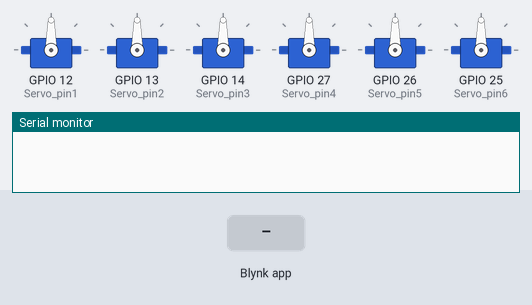
Simulated run of this sketch. Board: ESP32. On the bench: 6 × servo, the last lines printed to the serial monitor. The inputs (shaded band) are chosen by the test bench. WiFi joins after 1.5 s; servers stay silent unless stated.

Above: at 3.0 s.
3.1 s: Blynk app writes 1 to V0
At 3.8 s:
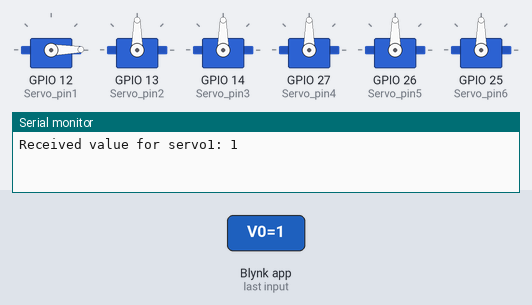
4.6 s: Blynk app writes 200 to V0
At 4.9 s:
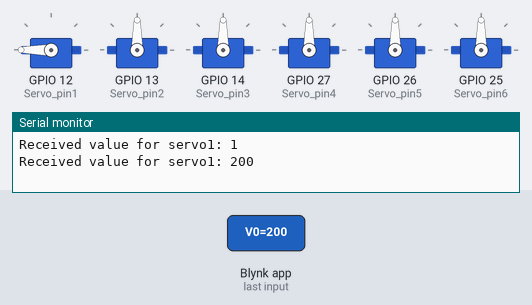
6.1 s: Blynk app writes 1 to V1
At 7.3 s:
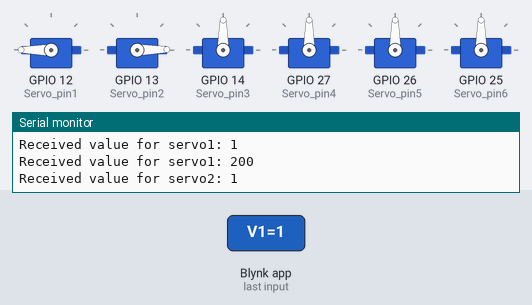
7.6 s: Blynk app writes 0 to V0
At 8.4 s:
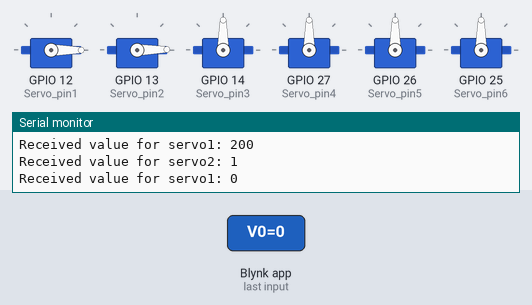
9.1 s: Blynk app writes 200 to V1
At 9.6 s:
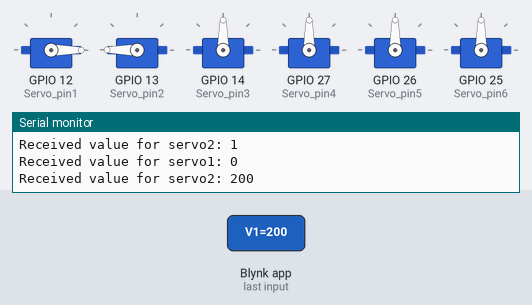
10.6 s: Blynk app writes 1 to V2
At 11.9 s:
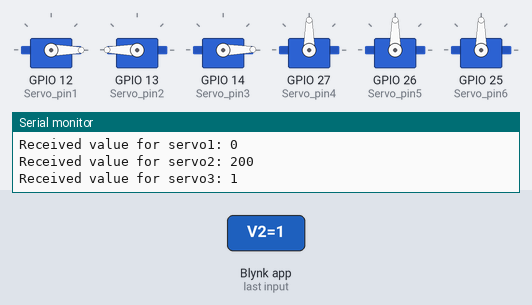
Timing chart, 0 to 13.1 s (numbered marks = the images above; inputs shaded):
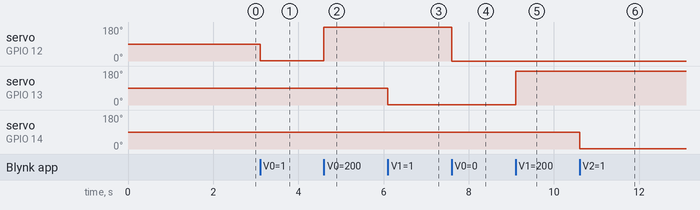

The sketch:

robotic-arm.ino
```cpp
#include <WiFi.h>
#define BLYNK_PRINT Serial // Enable Blynk debugging
#define BLYNK_TEMPLATE_ID "TMPL3FciRT16m"
#define BLYNK_TEMPLATE_NAME "robotic arm"
#define BLYNK_AUTH_TOKEN "BX6H_fjkzu5hboy1Eossq-dJJF0oqikt"
#include <BlynkSimpleEsp32.h>
#include <ESP32Servo.h>

//Motor PINs
#define Servo_pin1        12
#define Servo_pin2        13
#define Servo_pin3        14
#define Servo_pin4        27
#define Servo_pin5        26
#define Servo_pin6        25


char auth[] = "BX6H_fjkzu5hboy1Eossq-dJJF0oqikt"; //Enter your Blynk application auth token
char ssid[] = "Salil"; //Enter your WIFI name
char pass[] = "12345678"; //Enter your WIFI passowrd

Servo servo1; // Create a servo object
Servo servo2;
Servo servo3;
Servo servo4;
Servo servo5;
Servo servo6;
int angle = 0;
bool isRotating = false;
int cycleCount = 0;


// This function
//creates the timer object. It's part of Blynk library
BlynkTimer timer;

void setup() {
  Serial.begin(115200);
  pinMode(Servo_pin1, OUTPUT);
  pinMode(Servo_pin2, OUTPUT);
  pinMode(Servo_pin3, OUTPUT);
  pinMode(Servo_pin4, OUTPUT);
  pinMode(Servo_pin5, OUTPUT);
  pinMode(Servo_pin6, OUTPUT);

  WiFi.begin(ssid, pass); // Connect to Wi-Fi
  while (WiFi.status() != WL_CONNECTED)
  Blynk.begin(auth, ssid, pass);

  servo1.attach(Servo_pin1);
  servo2.attach(Servo_pin2);
  servo3.attach(Servo_pin3);
  servo4.attach(Servo_pin4);
  servo5.attach(Servo_pin5);
  servo6.attach(Servo_pin6);

}


BLYNK_WRITE(V0) {
  int value = param.asInt();
  Serial.println("Received value for servo1: " + String(value));
  servo1.write(value);
}

BLYNK_WRITE(V1) {
  int value = param.asInt();
  Serial.println("Received value for servo2: " + String(value));
  servo2.write(value);
}

BLYNK_WRITE(V2) {
  int value = param.asInt();
  Serial.println("Received value for servo3: " + String(value));
  servo3.write(value);
}

BLYNK_WRITE(V3) {
  int value = param.asInt();
  Serial.println("Received value for servo4: " + String(value));
  servo4.write(value);
}

BLYNK_WRITE(V4) {
  int value = param.asInt();
  Serial.println("Received value for servo5: " + String(value));
  servo5.write(value);
}

BLYNK_WRITE(V5) {
  int value = param.asInt();
  Serial.println("Received value for servo6: " + String(value));
  servo6.write(value);
}


void loop() {
  Blynk.run();
}
```

Measured:
- after the input at 3.1 s, servo on GPIO 12 (Servo_pin1): 90° → 1° at once
- after the input at 4.6 s, servo on GPIO 12 (Servo_pin1): 1° → 180° at once
- after the input at 6.1 s, servo on GPIO 13 (Servo_pin2): 90° → 1° at once
- after the input at 7.6 s, servo on GPIO 12 (Servo_pin1): 180° → 0° at once
- after the input at 9.1 s, servo on GPIO 13 (Servo_pin2): 1° → 180° at once
- after the input at 10.6 s, servo on GPIO 14 (Servo_pin3): 90° → 1° at once
